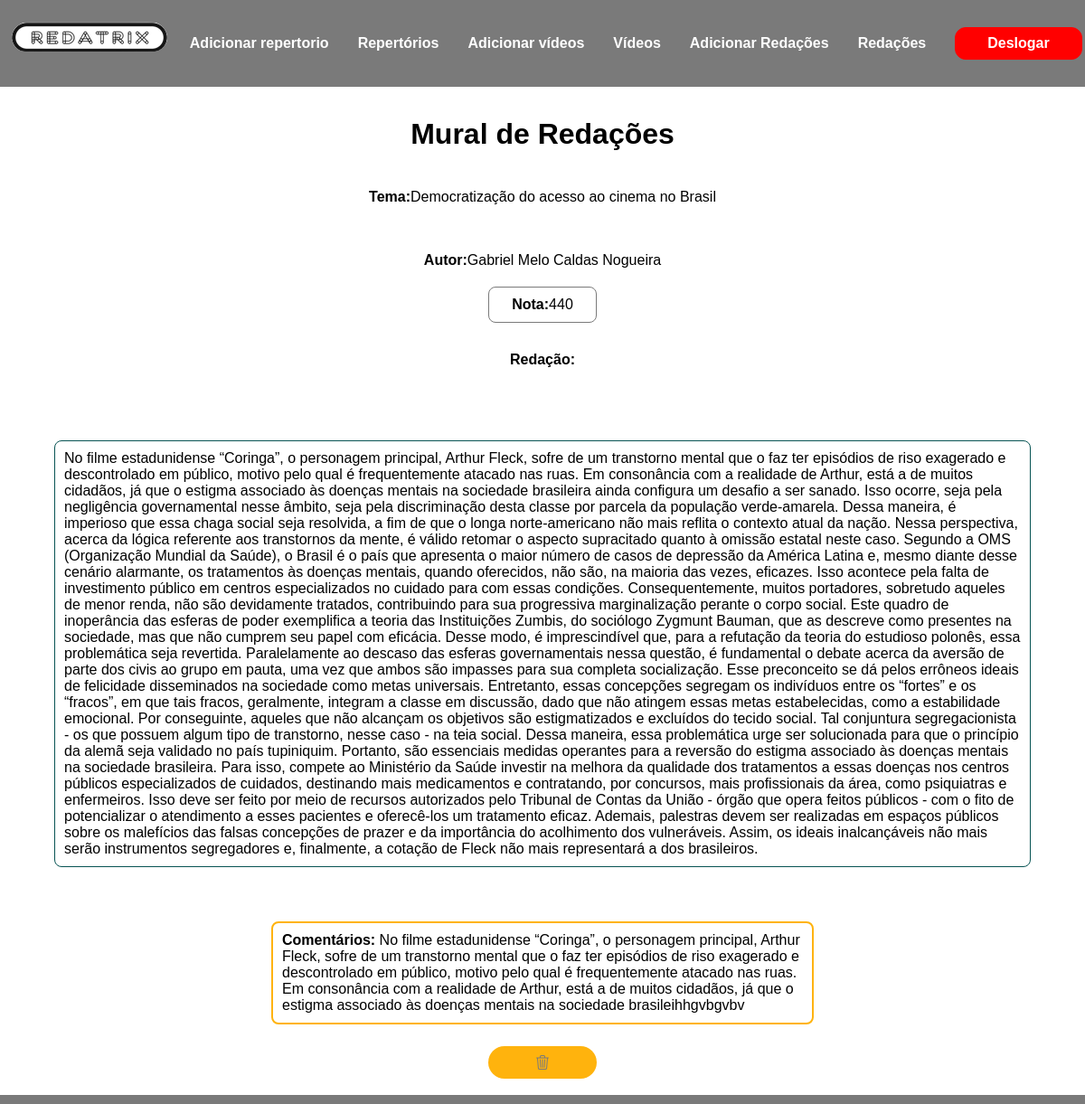
Page /view/monitor/visualizarRedacoes.php (signed in) on the committed database.
### tables this page shows
CREATE TABLE IF NOT EXISTS `redacoes` (
  `id_redacao` int(11) NOT NULL AUTO_INCREMENT,
  `tema` longtext,
  `autor` longtext,
  `nota` int(11) DEFAULT NULL,
  `redacao` longtext,
  `comentarios` longtext,
  PRIMARY KEY (`id_redacao`)
);

### view/monitor/visualizarRedacoes.php (the view, shortened to what this page needs)
<?php
    include "../../model/conexao.php";
    if(empty($_SESSION['token_monitor'])) {
        header("location: ../../index.php");
    } else {
?>
<!DOCTYPE html>
<html lang="en">
<head>
    <link rel="stylesheet" href="../../assets/css/style.css">
</head>
<body>
    <header class="header">
                    <div class="logo">
                    <a href="paginaMonitor.php"><img src="../../assets/logo_img.png"></a>
                    </div>
                    <nav class="nav">
                        <ul class="navbar">
                            <li>
                                <a href="inserirRepertorio.php">Adicionar repertorio</a>
                            </li>
                            <li>
                                <a href="visualizar.php">Repertórios</a>
                            </li>
                            <li>
                                <a href="inserirVideos.php">Adicionar vídeos</a>
                            </li>
                            <li>
                                <a href="visualizarVideos.php">Vídeos</a>
                            </li>
                            <li>
                                <a href="inserirRedacoes.php">Adicionar Redações</a>
                            </li>
                            <li>
                                <a href="visualizarRedacoes.php">Redações</a>
                            </li>
                            <li class="btnExit">
                                <a class="aExit" href="../../controller/exit.php">Deslogar</a>
                            </li>
                        </ul>
                    </nav>
                </header>
        <h1 class="h1-user"> Mural de Redações </h1>
            <?php
            $sql = "SELECT id_redacao, tema, autor, nota, redacao, comentarios FROM redacoes";
            $resultado = $conexao->query($sql);
            if ($resultado->num_rows > 0) {
                while($row = $resultado->fetch_assoc()) {
                    $tema = $row["tema"];
                    $autor = $row["autor"];
                    $nota = $row["nota"];
                    $redacao = $row["redacao"];
                    $comentarios = $row["comentarios"];
                    echo "<p class='p-monitor'><strong>Tema: </strong> " . $tema . "</p>";
                    echo "<p class='p-monitor'><strong>Autor: </strong> " . $autor . "</p>";
                    echo "<p class='p-nota'><strong>Nota: </strong> " . $nota . "</p>";
                    echo "<p class='p-monitor'><strong>Redação: </strong> " . "<div class='p-redacao'>$redacao</div>" . "</p>";
                    echo "<p class='p-comentario'><strong>Comentários: </strong> " . $comentarios . "</p>";
                    echo "<a class='btnClean' class='btn btn-primary' href='../../controller/excluirDados.php?id_redacao=$row[id_redacao]'>
                <svg xmlns='http://www.w3.org/2000/svg' width='16' height='16' fill='currentColor' class='bi bi-trash3' viewBox='0 0 16 16'>
                    <path d='M6.5 1h3a.5.5 0 0 1 .5.5v1H6v-1a.5.5 0 0 1 .5-.5ZM11 2.5v-1A1.5 1.5 0 0 0 9.5 0h-3A1.5 1.5 0 0 0 5 1.5v1H2.506a.58.58 0 0 0-.01 0H1.5a.5.5 0 0 0 0 1h.538l.853 10.66A2 2 0 0 0 4.885 16h6.23a2 2 0 0 0 1.994-1.84l.853-10.66h.538a.5.5 0 0 0 0-1h-.995a.59.59 0 0 0-.01 0H11Zm1.958 1-.846 10.58a1 1 0 0 1-.997.92h-6.23a1 1 0 0 1-.997-.92L3.042 3.5h9.916Zm-7.487 1a.5.5 0 0 1 .528.47l.5 8.5a.5.5 0 0 1-.998.06L5 5.03a.5.5 0 0 1 .47-.53Zm5.058 0a.5.5 0 0 1 .47.53l-.5 8.5a.5.5 0 1 1-.998-.06l.5-8.5a.5.5 0 0 1 .528-.47ZM8 4.5a.5.5 0 0 1 .5.5v8.5a.5.5 0 0 1-1 0V5a.5.5 0 0 1 .5-.5Z'/>
                </svg>
            </a> ";
                    echo "<hr>";
                }
            } else {
                echo "Nenhum Resultado";
            }
        ?>
        <?php
            }
        ?>
</body>
</html>

### assets/css/style.css (style rules this page uses)
:root { --color-yellow:#FFB30D; --color-white:white; --color-gray:#7A7A7A; --color-aqua:#085454; --color-darkblue:#001542; }
* { font-family:Verdana, Geneva, Tahoma, sans-serif; margin: 0; padding: 0; box-sizing: border-box; user-select: none; }
.header { background-color: var(--color-gray); width: 100vw; height: 12vh; display: flex; flex-flow: row nowrap; justify-content: space-around; align-items: center; }
.navbar, .navbar > li a { display: flex; flex-flow: row nowrap; justify-content: center; align-items: center; list-style: none; text-decoration: none; gap: 4px; color: var(--color-white); transition: ease 0.1s; font-weight: bold; }
.navbar { gap: 32px; }
.btnExit { border: 1px solid red; padding: 8px 35px ; background-color: red; border-radius: 12px; transition: ease .1s; }
.p-monitor { display: flex; align-items: center; justify-content: center; padding: 20px; margin-top: 1%; }
.h1-user { display: flex; align-items: center; justify-content: center; margin-top: 2%; padding: 10px; }
.p-redacao { border: 1px solid var(--color-aqua); border-radius: 8px; padding: 10px; display: flex; align-items: center; justify-content: center; margin: 5%; }
.p-comentario { border: 2px solid var(--color-yellow); border-radius: 8px; padding: 10px; display: center; justify-content: center; align-items: center; margin-left:25%; margin-right: 25%; }
hr { border: 5px solid var(--color-gray); }
.p-nota { margin-left: 45%; margin-right: 45%; display: flex; padding: 10px; align-items: center; justify-content: center; border: 1px solid var(--color-gray); border-radius: 8px; }
.btnClean { color: var(--color-gray); display: flex; justify-content: center; align-items: center; background-color: var(--color-yellow); padding: 10px; margin-left: 45%; margin-right: 45%; border-radius: 25px; margin-top: 2%; }

### rows in the picture
redacoes: tema "Democratização do acesso ao cinema no Brasil", autor "Gabriel Melo Caldas Nogueira", nota "440", redacao "No filme estadunidense “Coringa”, o personagem principal, Arthur Fleck, sofre de um transtorno mental que o faz ter episódios de riso exagerado e descontrolado em público, motivo pelo qual é frequentemente atacado nas ruas. Em consonância com a realidade de Arthur, está a de muitos cidadãos, já que o estigma associado às doenças mentais na sociedade brasileira ainda configura um desafio a ser sanado. Isso ocorre, seja pela negligência governamental nesse âmbito, seja pela discriminação desta classe por parcela da população verde-amarela. Dessa maneira, é imperioso que essa chaga social seja resolvida, a fim de que o longa norte-americano não mais reflita o contexto atual da nação. Nessa…", comentarios "No filme estadunidense “Coringa”, o personagem principal, Arthur Fleck, sofre de um transtorno mental que o faz ter episódios de riso exagerado e descontrolado em público, motivo pelo qual é frequentemente atacado nas ruas. Em consonância com a realidade de Arthur, está a de muitos cidadãos, já que o estigma associado às doenças mentais na sociedade brasileihhgvbgvbv"
